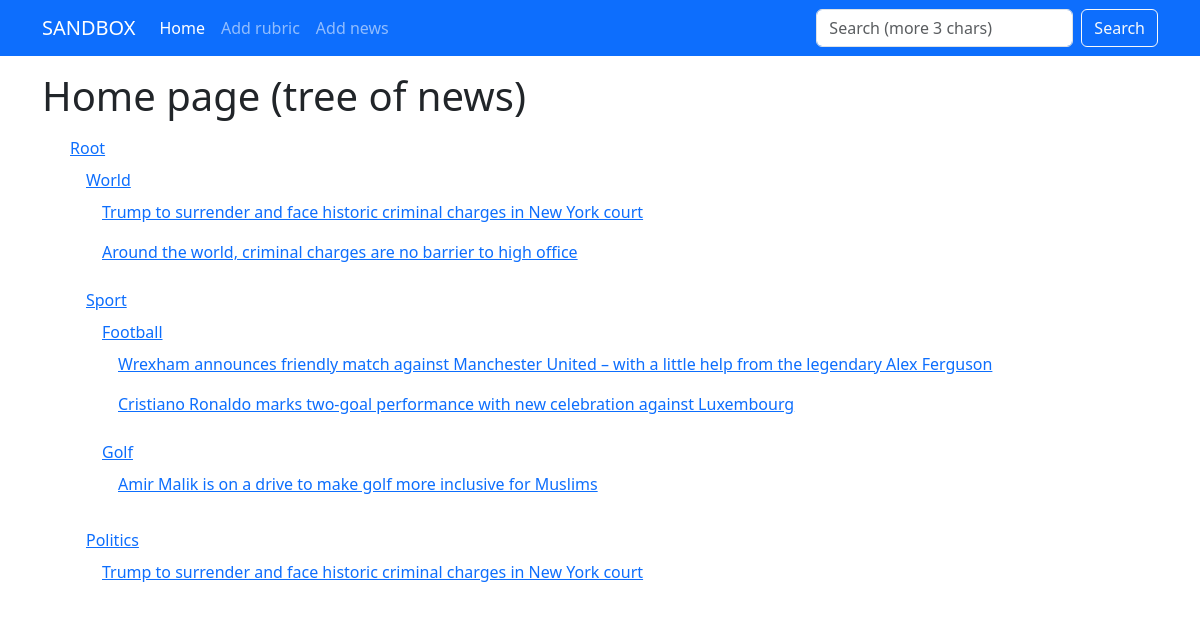
The page / on the database its author committed.
### tables this page shows
CREATE TABLE `cms_objects` (
  `id` int(10) unsigned NOT NULL AUTO_INCREMENT,
  `title` varchar(1024) DEFAULT NULL,
  `type` varchar(255) NOT NULL,
  PRIMARY KEY (`id`),
  KEY `Object to type relation_FK` (`type`),
  KEY `title` (`title`)
);

### core/system/config/Config.php (called while the page is built, shortened)
<?php
class Config implements iConfig {
	private static $instance;
	private array $configData;
	public function __construct(){
		$path = WORKING_DIR. '/config.ini';
		$this->configData = parse_ini_file($path, true);
	}
	public static function getInstance(): self {
		if (self::$instance === null) {
			self::$instance = new Config();
		}
		return self::$instance;
	}
	public function get($section, $param = ''){
		if(empty($param)) {
			return $this->configData[$section];
		}
		return $this->configData[$section][$param];
	}
}

### core/models/hierarchy/Hierarchy.php (called while the page is built, shortened)
<?php
class Hierarchy {
	private static $instance;
	public mysqli $connection;
	public function __construct(){
		$this->connection = MySqlConnection::getInstance()->get();
	}
	public static function getInstance(): self {
		if (self::$instance === null) {
			self::$instance = new Hierarchy();
		}
		return self::$instance;
	}
	private function getUrlComponent($pageId): array{
		$query = "SELECT parent_id, uri FROM cms_hierarchy WHERE id={$pageId} ORDER BY ord ASC";
		$res = $this->connection->query($query);
		if($row = $res->fetch_assoc()){
			return [
				'parent_id' => $row['parent_id'],
				'uri' => $row['uri']
			];
		}
		return [];
	}
	public function getUrl($pageId): string{
		$components = [];
		while($component = $this->getUrlComponent($pageId)){
			$components[] = $component['uri'];
			$pageId = $component['parent_id'];
		}
		$components = array_reverse($components);
		return '/'. implode('/', $components). '/';
	}
	public function getChildTree($parentId = 0, $includeRoot = false): array {
		return ['items' => $this->getChildren($parentId, $includeRoot)];
	}
	private function getChildren($parentId = 0, $includeRoot = false): array {
		$tree = [];
		if($includeRoot && $parentId === 0){
			$tree[] = [
				'page_id' => 0,
				'obj_id' => 0,
				'uri' => '/',
				'items' => $this->getChildren()
			];
			return $tree;
		}
		$query = "SELECT id AS hid, obj_id, uri FROM cms_hierarchy WHERE parent_id={$parentId} ORDER BY ord ASC";
		$res = $this->connection->query($query);
		while($row = $res->fetch_assoc()) {
			$tree[] = [
				'page_id' => $row['hid'],
				'obj_id' => $row['obj_id'],
				'uri' => $row['uri'],
				'items' => $this->getChildren($row['hid'])
			];
		}
		return $tree;
	}
}

### core/models/objects/Objects.php (called while the page is built, shortened)
<?php
class Objects {
	private static $instance;
	private mysqli $connection;
	public function __construct(){
		$this->connection = MySqlConnection::getInstance()->get();
	}
	public static function getInstance(): self {
		if (self::$instance === null) {
			self::$instance = new Objects();
		}
		return self::$instance;
	}
	public function getObjectsByType($type = ''): array {
		$objects = [];
		$query = "SELECT id, title FROM cms_objects WHERE 1=1";
		$res = $this->connection->query($query);
		while($row = $res->fetch_assoc()) {
			$objects[$row['id']] = $row['title'];
		}
		return $objects;
	}
}

### core/system/controller/Controller.php (called while the page is built, shortened)
<?php
class Controller implements iController {
	public static $instance;
	public static function getInstance(): self {
		if (self::$instance === null) {
			self::$instance = new Controller();
		}
		return self::$instance;
	}
	public function getRoute(): array {
		$route = [
			'component' => '',
			'method' => '',
			'params' => [
				'args' => [],
				'query' => [],
				'data' => [],
				'page' => [
					'default' => false
				]
			]
		];
		parse_str(urldecode($_SERVER['QUERY_STRING']), $query);
		$uri = array_filter(explode('/', $query['path'] ?? ''));
		$route['params']['page']['uri'] = $query['path'] ?? '/';
		if(count($uri) === 0){
			$route['params']['page']['default'] = true;
			$route['params']['page']['query'] = $query;
			$route['params']['page']['title'] = 'Home';
			return $route;
		}
		$route['params']['component'] = 'content';
		$route['params']['method'] = '404';
		$route['params']['page']['title'] = 'Not found';
		return $route;
	}
}

### core/system/templaters/Templater.php (called while the page is built, shortened)
<?php
class Templater implements iTemplater{
	private string $dir;
	public function __construct($dir){
		$this->dir = $dir;
	}
	private function functionGetOutput($fn){
		$args = func_get_args();
		unset($args[0]);
		call_user_func_array($fn, $args);
		$output = ob_get_contents();
		return $output;
	}
	private function display($template, $params = []){
		extract($params);
		include $template;
	}
	public function rn($template, $params = []):string {
		$path = $this->dir. '/'. $template. '.phtml';
		return $this->functionGetOutput('self::display', $path, $params);
	}
}

### index.php (called while the page is built, shortened)
<?php
include_once 'core/bootstrap/bootstrap.php';

### core/models/objects/ObjectsContent.php (called while the page is built, shortened)
<?php
class ObjectContent {
	private static $instance;
	public static function getInstance(): self {
		if (self::$instance === null) {
			self::$instance = new ObjectContent();
		}
		return self::$instance;
	}
}

### components/menu/class.php (called while the page is built, shortened)
<?php
class Menu {
	public Objects $objects;
	public Hierarchy $hierarchy;
	public function __construct(){
		$this->objects = Objects::getInstance();
		$this->hierarchy = Hierarchy::getInstance();
	}
	private function extendTree($children, $objects): array{
		$tree = [];
		$tree['items'] = [];
		foreach ($children['items'] as $item){
			$subItems = [];
			if(count($item['items'])) {
				$subItems = $this->extendTree(['items' => $item['items']], $objects);
			}
			$tree['items'][] = [
				'obj_id' => $item['obj_id'],
				'page_id' => $item['page_id'],
				'title' => $item['obj_id'] ? $objects[$item['obj_id']] : 'Root',
				'url' => $item['obj_id'] ? $this->hierarchy->getUrl($item['page_id']) : '/',
				'items' => $subItems['items'] ?? []
			];
		}
		return $tree;
	}
	public function sitemap($rooId): array{
		$objects = $this->objects->getObjectsByType();
		$children = $this->hierarchy->getChildTree($rooId, true);
		return $this->extendTree($children, $objects);
	}
}

### templates/simple/php/widgets/sitemap/tree_items.phtml (the view, shortened to what this page needs)
<?php if(count($params)): ?>
	<ul class="list-group">
		<?php foreach ($params as $item): ?>
			<li class="list-group-item border-0">
				<a href="<?= $item['url'] ?>"><?= $item['title'] ?></a>
				<?php if(count($item['items'])): ?>
					<?= $this->rn('widgets/sitemap/tree_items', $item['items']) ?>
				<?php endif; ?>
			</li>
		<?php endforeach; ?>
	</ul>
<?php endif; ?>

### core/bootstrap/bootstrap.php (shortened to what this page needs)
<?php
function getRequestParam($param){
	return $_GET[$param] ?? $_POST[$param] ?? null;
}
try {
	$config = Config::getInstance();
	$tmpPath = $config->get('templates', 'path');
	$tmpName = $config->get('templates', 'name');
	$tmpl = new Templater(WORKING_DIR. '/'. $tmpPath. '/'. $tmpName. '/php');
	 $controller = Controller::getInstance();
	 $route = $controller->getRoute();
	 $indexFile = $config->get('templates', 'index');
	 echo $tmpl->rn($indexFile, [
	 	'component' => $route['component'],
		 'method' =>  $route['method'],
		 'params' =>  $route['params']
	 ]);
}
catch (Exception $e){
	echo $e->getMessage();
}

### templates/simple/php/index.phtml (shortened to what this page needs)
<!doctype html>
<html>
	<head>
		<?= $this->rn('blocks/head', $params) ?>
	<head>
	<body>
		<?= $this->rn('blocks/header', $params) ?>
		<?= $this->rn('blocks/layout', $params) ?>
	</body>
</html>

### templates/simple/php/blocks/head.phtml (shortened to what this page needs)
<link href="https://cdn.jsdelivr.net/npm/bootstrap@5.3.0-alpha2/dist/css/bootstrap.min.css" rel="stylesheet">

### templates/simple/php/blocks/header.phtml (shortened to what this page needs)
<nav class="navbar navbar-expand-lg navbar-dark bg-primary">
	<div class="container">
		<a class="navbar-brand" href="/">SANDBOX</a>
		<div class="collapse navbar-collapse" id="navbarColor02">
			<ul class="navbar-nav me-auto mb-2 mb-lg-0">
				<li class="nav-item">
					<a class="nav-link <?= $params['page']['uri'] == '/' ? 'active' : '' ?>" aria-current="page" href="/">Home</a>
				</li>
				<li class="nav-item">
					<a class="nav-link <?= $params['page']['uri'] == 'news/add_rubric/' ? 'active' : '' ?>" href="/news/add_rubric/">Add rubric</a>
				</li>
				<li class="nav-item">
					<a class="nav-link <?= $params['page']['uri'] == 'news/add_item/' ? 'active' : '' ?>" href="/news/add_item/">Add news</a>
				</li>
			</ul>
			<form class="d-flex" action="/search/pull" method="get">
				<input class="form-control me-2" name="q" type="search" placeholder="Search (more 3 chars)" aria-label="Search" value="<?= getRequestParam('q') ?>"/>
				<button class="btn btn-outline-light" type="submit">Search</button>
			</form>
		</div>
	</div>
</nav>

### templates/simple/php/blocks/layout.phtml (shortened to what this page needs)
<div class="container my-3">
	<?php if(isset($params['page']) && isset($params['page']['default']) && $params['page']['default']): ?>
		<?= $this->rn("pages/content/index", $params) ?>
	<?php else: ?>
		<?= $this->rn("pages/{$params['component']}/{$params['method']}", $params) ?>
	<?php endif; ?>
</div>

### templates/simple/php/pages/content/index.phtml (shortened to what this page needs)
<h1>Home page (tree of news)</h1>
<div class="container">
	<?= $this->rn('widgets/sitemap/tree', []) ?>
</div>

### templates/simple/php/widgets/sitemap/tree.phtml
<?php
$menu = new Menu();
$sitemap = $menu->sitemap(0);
?>
<?php if(count($sitemap['items'])): ?>
	<?= $this->rn('widgets/sitemap/tree_items', $sitemap['items']) ?>
<?php endif; ?>

### rows shown on the page
cms_objects: title "World"
cms_objects: title "Trump to surrender and face historic criminal charges in New York court"
cms_objects: title "Around the world, criminal charges are no barrier to high office"
cms_objects: title "Sport"
cms_objects: title "Football"
cms_objects: title "Wrexham announces friendly match against Manchester United – with a little help from the legendary Alex Ferguson"
cms_objects: title "Cristiano Ronaldo marks two-goal performance with new celebration against Luxembourg"
cms_objects: title "Golf"
cms_objects: title "Amir Malik is on a drive to make golf more inclusive for Muslims"
cms_objects: title "Politics"

### other values the page prints
$item['title'] "Root"
